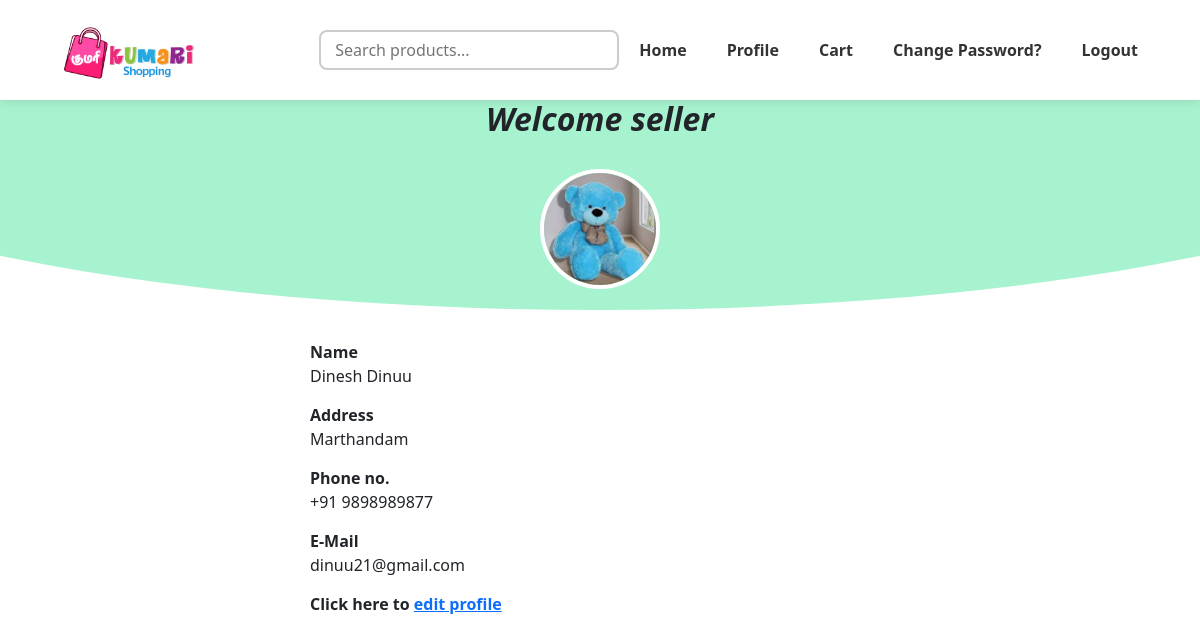
The page /view_seller/13/ (signed in) on the database its author committed.
### accounts/models.py (models this page shows, shortened)
class CustomUser(AbstractUser):
    user_role=(
        ('user','User'),
        ('seller','Seller'),
        ('admin','Admin'),
    )
    user_type= models.CharField(max_length=10,choices=user_role,default='user')
    user_profile=models.ImageField(
        upload_to='user_images',
        default='null',
        blank=False,
        validators=[FileExtensionValidator(allowed_extensions=['jpg', 'jpeg', 'png', 'svg','webp'])]
        )
    seller_profile=models.ImageField(
        upload_to='seller_images',
        default='null',
        blank=False,
        validators=[FileExtensionValidator(allowed_extensions=['jpg', 'jpeg', 'png', 'svg','webp'])]
        )
    mobile = models.CharField(
        max_length=14,
        unique=True,
        validators=[RegexValidator(r'^\+91\s?\d{10}$', 'Enter a valid mobile number with country code.')],
        verbose_name='Mobile Number'
    )
    address = models.TextField(
        max_length=150,
        blank=False,
        verbose_name='Address'
    )
    username = models.CharField(
        max_length=150,  # You can change this if needed
        unique=True,
        blank=False,
        null=False,
        validators=[RegexValidator(r'^[a-zA-Z][a-zA-Z0-9]*$','Username only starts with alphabetic characters')]
    )
    first_name = models.CharField(
        max_length=50,
        blank=False,
        validators=[RegexValidator(r'^[a-zA-Z]+$', 'Only alphabetic characters are allowed.')]
    )
    last_name = models.CharField(
        max_length=50,
        blank=False,
        validators=[RegexValidator(r'^[a-zA-Z]+$', 'Only alphabetic characters are allowed.')]
        )
    email = models.EmailField(
        blank=False,
        unique=True)
    is_active = models.BooleanField(default=True)
    objects = CustomUserManager()
    USERNAME_FIELD = 'username'
    REQUIRED_FIELDS = ['mobile']

### accounts/views.py (the view)
# urls.py: path('view_seller/<int:seller_id>/',views.view_seller,name='view_seller'),
@login_required
def view_seller(request,seller_id):
    seller=get_object_or_404(CustomUser,id=seller_id)
    return render(request,'view_seller.html', {'seller':seller})

### templates/view_seller.html (shortened to what this page needs)
{% extends "base.html" %}
{% load static %}
{% block content %}
  <div class="header-wave">
    <h2> <b><i>Welcome {{ seller.username }}</i></b></h2>
    <div class="profile-image">
        <img src="{{seller.seller_profile.url}}" alt="no img">
    </div>
  </div>
  <div class="info-section">
    <div class="info-item">
      <div><span class="info-label">Name</span><br>{{ seller.first_name }} {{ seller.last_name }}</div>
    </div>
    <div class="info-item">
      <div><span class="info-label">Address</span><br>{{ seller.address }}</div>
    </div>
    <div class="info-item">
      <div><span class="info-label">Phone no.</span><br>{{ seller.mobile }}</div>
    </div>
    <div class="info-item">
      <div><span class="info-label">E-Mail</span><br>{{ seller.email }}</div>
    </div>
    <div class="info-item">
      <div><span class="info-label">
           Click here to <a href="{% url 'edit_seller' seller.id %} " class="edit-btn">edit profile</a>
      </span><br></div>
    </div>
  </div>
{% endblock %}

### static/css/style.css (style rules this page uses)
body { margin: 0; padding: 0; height: 100%; }
.header-wave { position: relative; background-color: #a7f3d0; height: 230px; clip-path: ellipse(75% 100% at 50% 0%); text-align: center; padding-top: 20px; }
.profile-image { position: absolute; bottom: 21px; left: 50%; transform: translateX(-50%); width: 120px; height: 120px; border: 4px solid #fff; border-radius: 50%; overflow: hidden; }
.profile-image img { width: 100%; height: 100%; object-fit: cover; }
.info-section { margin-top: 80px; padding: 20px 300px; height: 100vh; }
@media (max-width: 1440px) { .info-section { margin-top: 10px; } }
.info-item { display: flex; align-items: center; margin-bottom: 15px; }
.info-label { font-weight: 600; margin-right: 5px; }

### templates/view_seller.html (style rules this page uses)
body { margin: -20px; padding: 0; height: 100vh; }

### rows shown on the page
CustomUser: username "seller", seller_profile (picture), first_name "Dinesh", last_name "Dinuu", address "Marthandam", mobile "+91 9898989877", email "dinuu21@gmail.com"
